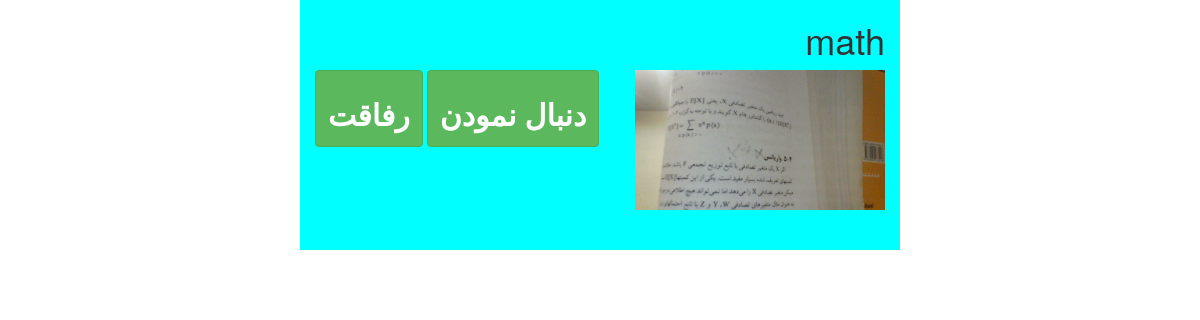
The page /math (signed in) on the database as committed earlier.
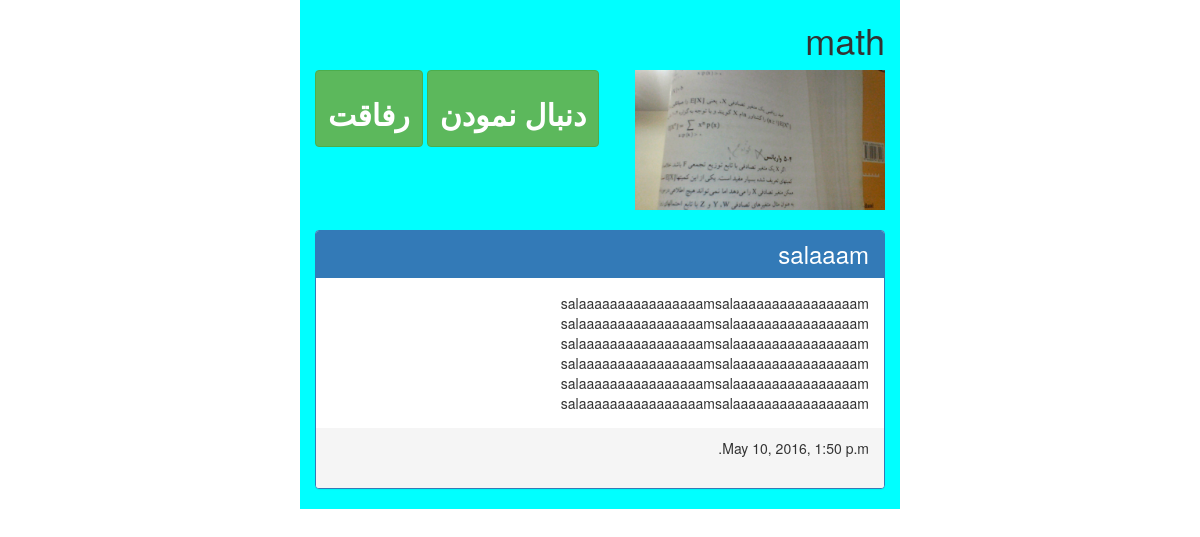
The same page on the database as committed later.
### xnote_base/models.py (models this page shows, shortened)
class Post(models.Model):
    is_public = models.BooleanField(default=False)
    post_type = models.CharField(choices=(
        ('normal', 'Normal'),
        ('quick', 'Quick'),
    ), default='normal', max_length=50)
    title = models.CharField(max_length=100)
    related_tags = models.ManyToManyField(Tag, blank=True)
    context = models.TextField()
    publish_time = models.DateTimeField(default=timezone.now)
    author = models.ForeignKey(SuperConductor, null=True, blank=True)
    event = models.ForeignKey(Event, null=True, blank=True)

### xnote_base/views.py (the view)
# urls.py: url(r'^(?P<name>\w+)$', views.view_page, name='view_page'),
@login_required
def view_page(request, name):
    super_conductor = get_object_or_404(SuperConductor, url_name=name)
    post_list = Post.objects.filter(author=super_conductor).order_by('-publish_time')
    if 'platform' in request.GET and request.GET['platform'] == 'android':
        return JsonResponse({
            'super_conductor': serializers.serialize('json', super_conductor),
            'post_list': serializers.serialize('json', post_list),
        })
    else:
        return render(request, 'xnote_base/person.html', {
            'super_conductor': super_conductor,
            'post_list': post_list,
        })

### templates/xnote_base/person.html (shortened to what this page needs)
{% load static %}
<!DOCTYPE html>
<html>
    <head lang="en">
        <link rel="stylesheet" href="{% static 'styles/bootstrap.min.css' %}">
        <link rel="stylesheet" href="{% static 'styles/person.css' %}">
    </head>
    <body>
        <div class="container">
            <div class="header">
                <h1 class="full_name">{{ super_conductor.url_name }}</h1>
                <img class="profile_image" src="{{ super_conductor.profile_image.url }}"/>
                <div class="buttons">
                    <button type="button" class="btn btn-success"><h2><b>
                        دنبال نمودن
                    </b></h2></button>
                    <button type="button" class="btn btn-success">
                        <h2><b>
                            رفاقت
                        </b></h2>
                    </button>
                </div>
            </div>
            <br style="clear: both"/>
            <div class="content">
                <div class="panel-group">
                    {% for post in post_list %}
                        <div class="panel panel-primary">
                            <div class="panel-heading">
                                <h3 style="display: inline">{{ post.title }}</h3>
                            </div>
                            <div class="panel-body">
                                {{ post.context }}
                            </div>
                            <div class="panel-footer">
                                <div class="panel-date">{{ post.publish_time }}</div>
                                <br style="clear: both"/>
                            </div>
                        </div>
                    {% endfor %}
                </div>
            </div>
        </div>
    </body>
</html>

Rows that differ between the two databases and show on the page:
added Post: title "salaaam", context "salaaaaaaaaaaaaaaaamsalaaaaaaaaaaaaaaaam salaaaaaaaaaaaaaaaamsalaaaaaaaaaaaaaaaam salaaaaaaaaaaaaaaaamsalaaaaaaaaaaaaaaaam salaaaaaaaaaaaaaaaamsalaaaaaaaaaaaaaaaam salaaaaaaaaaaaaaaaamsalaaaaaaaaaaaaaaaam salaaaaaaaaaaaaaaaamsalaaaaaaaaaaaaaaaam", publish_time "May 10, 2016, 1:50 p.m."
